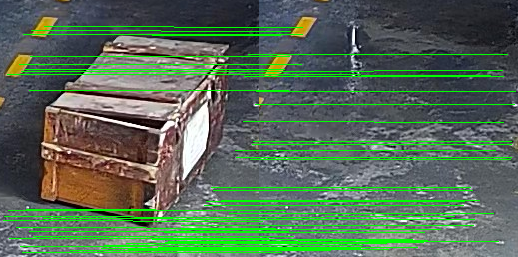
#> input picture huzh/job/goods_move/img1_save.png, 518 x 257 px
$ python -i post_process.py   (imports and definitions only)
#> lines starting #> are read from the running program, lines starting #| are printed output that depends on the picture; after the words box and inside, x2 and y2 are one past the last pixel; in counts of white or black regions, pixels touching at a corner belong together
#> further down, picture is the input picture: shape (257, 518, 3); mean B, G, R 86.1, 108.9, 85.8
import cv2 as cv
import numpy as np


def process(im):
    # Setting parameter values
    t_lower = 50  # Lower Threshold
    t_upper = 150  # Upper threshold

    # Applying the Canny Edge filter
    edge = cv.Canny(im, t_lower, t_upper)
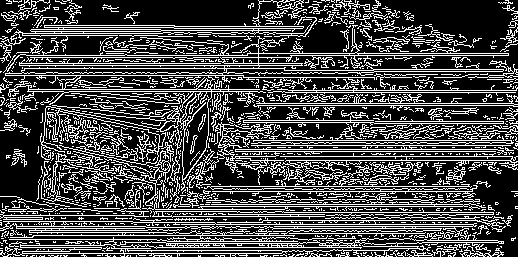
#> edge: shape (257, 518); 28.8% white in thin lines or dots

    edge_3c = cv.cvtColor(edge, cv.COLOR_GRAY2BGR)
#> edge_3c: shape (257, 518, 3); 28.8% white in thin lines or dots

    cv.imshow('edge', np.vstack((im, edge_3c)))
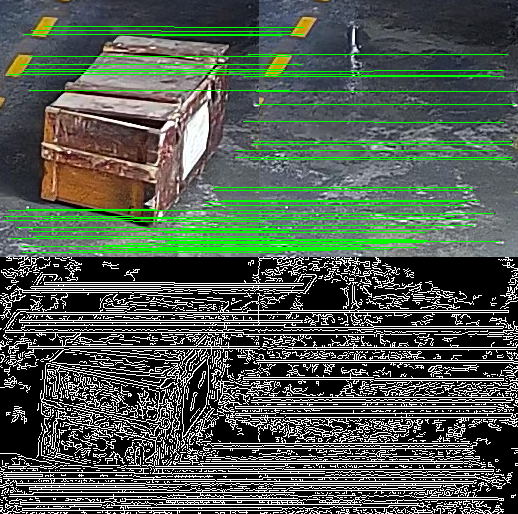
#> window 'edge': shape (514, 518, 3); mean B, G, R 79.8, 91.2, 79.6

    gray = cv.cvtColor(im, cv.COLOR_BGR2GRAY)
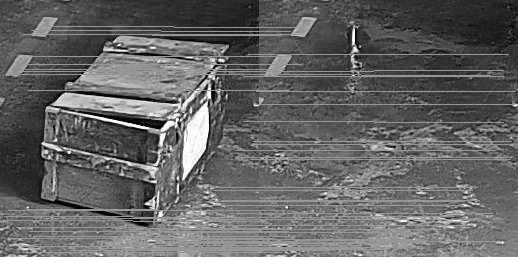
#> gray: shape (257, 518); min 0, max 255, mean 99.5

    # [5 lines of commented-out code are left out]

    _, binary = cv.threshold(
        gray, 0, 255, cv.THRESH_OTSU | cv.THRESH_BINARY_INV
    )
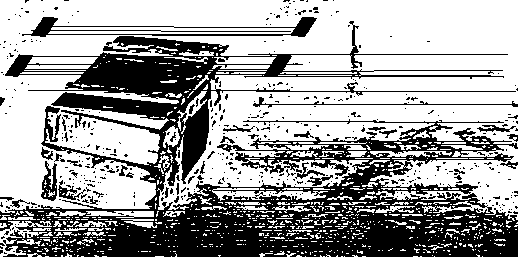
#> binary: shape (257, 518); 63% white; 482 black regions (444 under 20 px), largest, box (x1, y1, x2, y2) and area: (0, 21, 518, 257) 43537, (22, 17, 317, 37) 1473, (253, 97, 518, 108) 360
    # _, binary = cv.threshold(
    #     gray, 0, 255, cv.THRESH_OTSU | cv.THRESH_BINARY_INV
    # )

    binary_3c = cv.cvtColor(binary, cv.COLOR_GRAY2BGR)
    save_img = np.hstack((im, binary_3c))
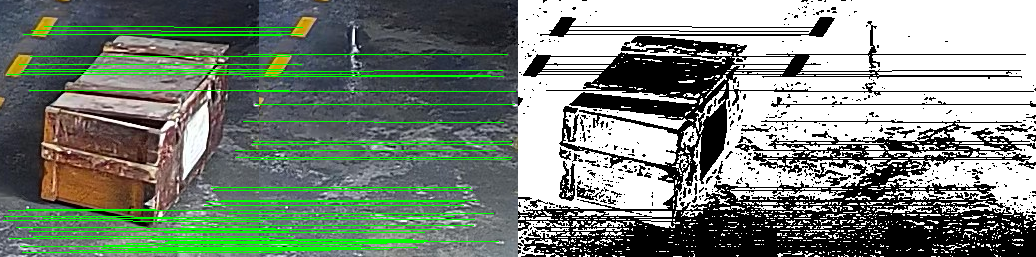
#> save_img: shape (257, 1036, 3); mean B, G, R 123.4, 134.8, 123.2

    cv.imshow('save_img', save_img)
    cv.waitKey()

    return save_img

>>> import cv2
>>> picture = cv2.imread('img1_save.png')
>>> result = process(picture)

$ run again, on huzh/job/goods_move/003.jpg
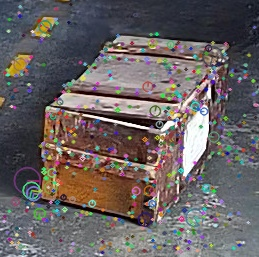
#> input picture huzh/job/goods_move/003.jpg, 259 x 257 px
#> picture is the input picture: shape (257, 259, 3); mean B, G, R 97.8, 97.8, 104.4
#> in process, `edge = cv.Canny(im, t_lower, t_upper)`:
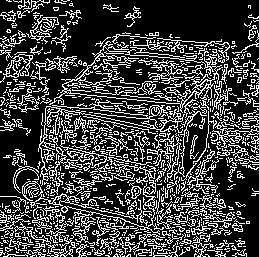
#> edge: shape (257, 259); 25.9% white in thin lines or dots
#> edge_3c: shape (257, 259, 3); 25.9% white in thin lines or dots
#> binary: shape (257, 259); 62% white; 308 black regions (274 under 20 px), largest, box (x1, y1, x2, y2) and area: (3, 34, 259, 257) 19468, (22, 106, 116, 213) 1837, (5, 53, 33, 77) 381
#> in process, `save_img = np.hstack((im, binary_3c))`:
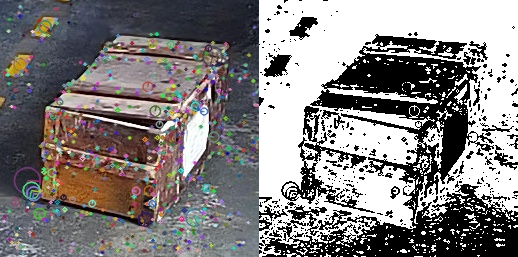
#> save_img: shape (257, 518, 3); mean B, G, R 128, 128, 131.3
